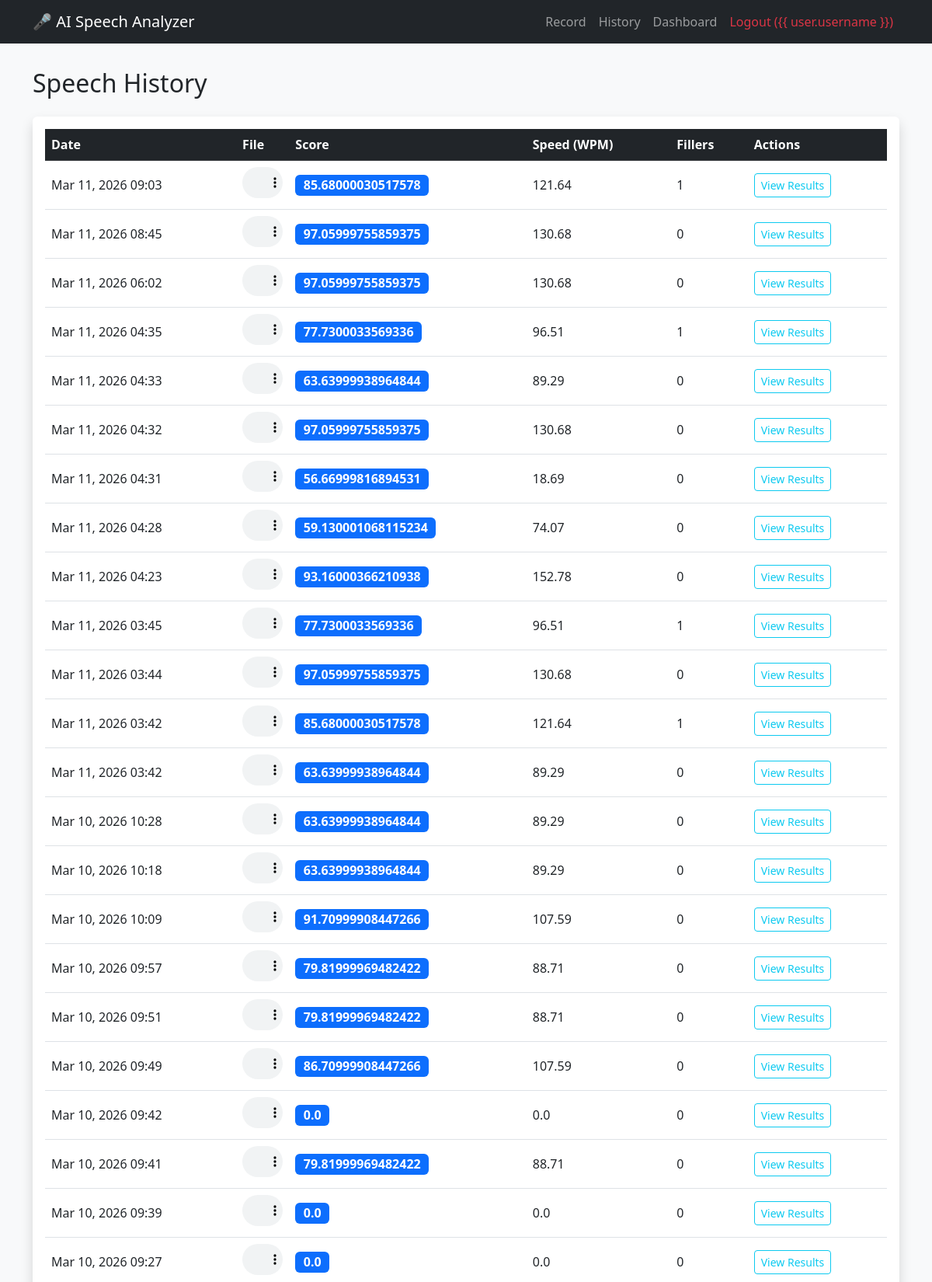
Page /history/ (signed in, upper part) on the committed database.
### analyzer/models.py (models this page shows, shortened)
class SpeechAnalysis(models.Model):
    uploaded_file = models.FileField(upload_to='speeches/')
    transcript = models.TextField(blank=True, null=True)
    speech_speed = models.FloatField(default=0.0)
    filler_word_count = models.IntegerField(default=0)
    pause_count = models.IntegerField(default=0)
    voice_stability = models.FloatField(default=0.0)
    confidence_score = models.FloatField(default=0.0)
    created_at = models.DateTimeField(auto_now_add=True)

### analyzer/views.py (the view)
# urls.py: path('history/', views.speech_history, name='speech_history'),
@login_required(login_url='login')
def speech_history(request):
    history = SpeechAnalysis.objects.all().order_by('-created_at')
    return render(request, 'history.html', {'history': history})

### analyzer/templates/history.html
{% extends 'base.html' %}
{% block content %}
<div class="row">
    <div class="col-md-12">
        <h2 class="mb-4">Speech History</h2>
        <div class="table-responsive bg-white shadow rounded p-3">
            <table class="table table-hover align-middle">
                <thead class="table-dark">
                    <tr>
                        <th>Date</th>
                        <th>File</th>
                        <th>Score</th>
                        <th>Speed (WPM)</th>
                        <th>Fillers</th>
                        <th>Actions</th>
                    </tr>
                </thead>
                <tbody>
                    {% for item in history %}
                    <tr>
                        <td>{{ item.created_at|date:"M d, Y H:i" }}</td>
                        <td>
                            {% if item.uploaded_file %}
                            <audio controls src="{{ item.uploaded_file.url }}" class="w-100"
                                style="max-height: 40px;"></audio>
                            {% else %}
                            N/A
                            {% endif %}
                        </td>
                        <td><span class="badge bg-primary fs-6">{{ item.confidence_score }}</span></td>
                        <td>{{ item.speech_speed }}</td>
                        <td>{{ item.filler_word_count }}</td>
                        <td>
                            <a href="{% url 'analyze_speech' item.pk %}" class="btn btn-sm btn-outline-info">View
                                Results</a>
                        </td>
                    </tr>
                    {% empty %}
                    <tr>
                        <td colspan="6" class="text-center text-muted">No speeches recorded yet.</td>
                    </tr>
                    {% endfor %}
                </tbody>
            </table>
        </div>
    </div>
</div>
{% endblock %}

### analyzer/templates/base.html (shortened to what this page needs)
<!DOCTYPE html>
<html lang="en">
<head>
    <link href="https://cdn.jsdelivr.net/npm/bootstrap@5.3.0/dist/css/bootstrap.min.css" rel="stylesheet">
</head>
<body>
    <nav class="navbar navbar-expand-lg navbar-dark bg-dark">
        <div class="container">
            <a class="navbar-brand" href="{% url 'record_speech' %}">🎤 AI Speech Analyzer</a>
            <div class="collapse navbar-collapse" id="navbarNav">
                <ul class="navbar-nav ms-auto">
                    {% if user.is_authenticated %}
                    <li class="nav-item"><a class="nav-link" href="{% url 'record_speech' %}">Record</a></li>
                    <li class="nav-item"><a class="nav-link" href="{% url 'speech_history' %}">History</a></li>
                    <li class="nav-item"><a class="nav-link" href="{% url 'improvement_dashboard' %}">Dashboard</a></li>
                    <li class="nav-item">
                        <form action="{% url 'logout' %}" method="post" class="d-inline">
                            <button type="submit" class="btn nav-link border-0 bg-transparent text-danger">Logout ({{
                                user.username }})</button>
                        </form>
                    </li>
                    {% else %}
                    <li class="nav-item"><a class="nav-link" href="{% url 'login' %}">Login</a></li>
                    {% endif %}
                </ul>
            </div>
        </div>
    </nav>
    <div class="container">
        {% block content %}{% endblock %}
    </div>
</body>
</html>

### analyzer/templates/base.html (style rules this page uses)
body { background-color: #f8f9fa; }
.navbar { margin-bottom: 2rem; }

### rows in the picture
SpeechAnalysis: created_at "Mar 11, 2026 09:03", confidence_score "85.68000030517578", speech_speed "121.64", filler_word_count "1"
SpeechAnalysis: created_at "Mar 11, 2026 08:45", confidence_score "97.05999755859375", speech_speed "130.68", filler_word_count "0"
SpeechAnalysis: created_at "Mar 11, 2026 06:02", confidence_score "97.05999755859375", speech_speed "130.68", filler_word_count "0"
SpeechAnalysis: created_at "Mar 11, 2026 04:35", confidence_score "77.7300033569336", speech_speed "96.51", filler_word_count "1"
SpeechAnalysis: created_at "Mar 11, 2026 04:33", confidence_score "63.63999938964844", speech_speed "89.29", filler_word_count "0"
SpeechAnalysis: created_at "Mar 11, 2026 04:32", confidence_score "97.05999755859375", speech_speed "130.68", filler_word_count "0"
SpeechAnalysis: created_at "Mar 11, 2026 04:31", confidence_score "56.66999816894531", speech_speed "18.69", filler_word_count "0"
SpeechAnalysis: created_at "Mar 11, 2026 04:28", confidence_score "59.130001068115234", speech_speed "74.07", filler_word_count "0"
SpeechAnalysis: created_at "Mar 11, 2026 04:23", confidence_score "93.16000366210938", speech_speed "152.78", filler_word_count "0"
SpeechAnalysis: created_at "Mar 11, 2026 03:45", confidence_score "77.7300033569336", speech_speed "96.51", filler_word_count "1"
SpeechAnalysis: created_at "Mar 11, 2026 03:44", confidence_score "97.05999755859375", speech_speed "130.68", filler_word_count "0"
SpeechAnalysis: created_at "Mar 11, 2026 03:42", confidence_score "85.68000030517578", speech_speed "121.64", filler_word_count "1"
SpeechAnalysis: created_at "Mar 11, 2026 03:42", confidence_score "63.63999938964844", speech_speed "89.29", filler_word_count "0"
SpeechAnalysis: created_at "Mar 10, 2026 10:28", confidence_score "63.63999938964844", speech_speed "89.29", filler_word_count "0"
SpeechAnalysis: created_at "Mar 10, 2026 10:18", confidence_score "63.63999938964844", speech_speed "89.29", filler_word_count "0"
SpeechAnalysis: created_at "Mar 10, 2026 10:09", confidence_score "91.70999908447266", speech_speed "107.59", filler_word_count "0"
SpeechAnalysis: created_at "Mar 10, 2026 09:57", confidence_score "79.81999969482422", speech_speed "88.71", filler_word_count "0"
SpeechAnalysis: created_at "Mar 10, 2026 09:51", confidence_score "79.81999969482422", speech_speed "88.71", filler_word_count "0"
SpeechAnalysis: created_at "Mar 10, 2026 09:49", confidence_score "86.70999908447266", speech_speed "107.59", filler_word_count "0"
SpeechAnalysis: created_at "Mar 10, 2026 09:42", confidence_score "0.0", speech_speed "0.0", filler_word_count "0"
SpeechAnalysis: created_at "Mar 10, 2026 09:41", confidence_score "79.81999969482422", speech_speed "88.71", filler_word_count "0"
SpeechAnalysis: created_at "Mar 10, 2026 09:39", confidence_score "0.0", speech_speed "0.0", filler_word_count "0"
SpeechAnalysis: created_at "Mar 10, 2026 09:27", confidence_score "0.0", speech_speed "0.0", filler_word_count "0"
